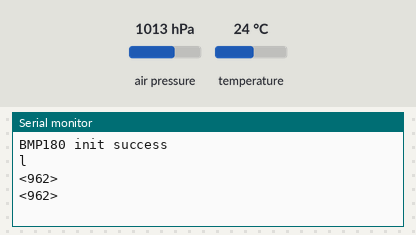
Simulated run of this sketch. Board: Arduino Uno, built with avr-gcc and run on an emulated ATmega328P. On the bench: the last lines printed to the serial monitor. Wiring (inferred from the names in the program): BMP180 pressure sensor at I2C address 0x77. The inputs (shaded band) are chosen by the test bench; at power-on: air pressure 1013 hPa, temperature 24 °C.

Above: at 6.2 s.
6.3 s: air pressure set to 952 hPa
7.8 s: temperature set to 12 °C
At 8.45 s:
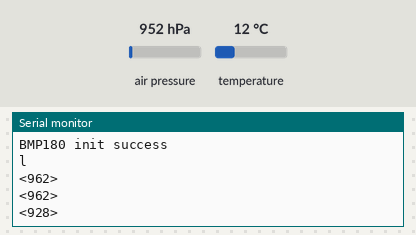
9.3 s: air pressure set to 975 hPa
At 10.9 s:
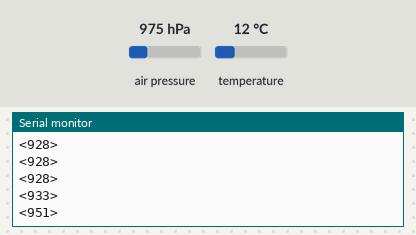
Timing chart, 0 to 12.4 s (numbered marks = the images above; inputs shaded):
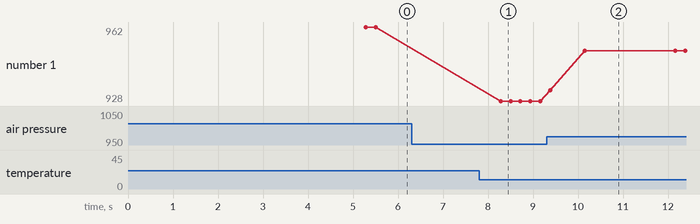

The sketch:

SFE_BMP180_Left.ino
```cpp
#include "SFE_BMP180.h"
#include <Wire.h>

int samples = 0;
int pressureThreshold = 850;
double pressureArray[10] = {0, 0, 0, 0, 0, 0, 0, 0, 0, 0};
int avgPressure = 1000;

SFE_BMP180 pressure;

void setup() {
  Serial.begin(9600);
  while (!Serial) {

    ; // wait for port to connect
  }

//  // Initialize the sensor (it is important to get calibration values stored on the device).
  if (pressure.begin()) {
    Serial.println("BMP180 init success");
  }
  else {
    // Oops, something went wrong, this is usually a connection problem,
    // see the comments at the top of this sketch for the proper connections.
    Serial.println("BMP180 init fail\n\n");
    while(1); // Pause forever.
  }

  delay(5000);
  Serial.println('l');
}

void loop() {
  char status;
  double T,P,p0,a;
  T = 1;

  status = pressure.startPressure(3);
  if (status != 0) {
    // Wait for the measurement to complete:
    delay(status);

    //try to read pressure
    if (pressure.getPressure(P,T) != 0) {

      pressureArray[0] = pressureArray[1];
      pressureArray[1] = pressureArray[2];
      pressureArray[2] = pressureArray[3];
      pressureArray[3] = pressureArray[4];
      pressureArray[4] = pressureArray[5];
      pressureArray[5] = pressureArray[6];
      pressureArray[6] = pressureArray[7];
      pressureArray[7] = pressureArray[8];
      pressureArray[8] = pressureArray[9];
      pressureArray[9] = P;

      //Compute Average
      double totalPressure = 0;
      double countPressure;

      for (int i = 0 ; i < 10 ; i++) {
        if (pressureArray[i] != 0) {
          countPressure = countPressure + 1;
          totalPressure = totalPressure + pressureArray[i];
        }
      }
      avgPressure = totalPressure/countPressure;
    }
  }
  // every 100 ms, send the status to python
  int tiempo = millis();
  if (tiempo % 10 == 0) {
    //Check if pressure is above or below threshold
    if (avgPressure < pressureThreshold) {
      //Serial.println('<'+String(1)+'>');
      Serial.println('<'+String(avgPressure)+'>');
    }
    else {
    //Serial.println('<'+String(0)+'>');
    Serial.println('<'+String(avgPressure)+'>');
    }
  }
}
```

SFE_BMP180.cpp
```cpp
// (licence header left out)
#include "SFE_BMP180.h"
#include <Wire.h>
#include <stdio.h>
#include <math.h>


SFE_BMP180::SFE_BMP180()
// Base library type
{
}


char SFE_BMP180::begin()
// Initialize library for subsequent pressure measurements
{
	double c3,c4,b1;

	// Start up the Arduino's "wire" (I2C) library:

	Wire.begin();

	// The BMP180 includes factory calibration data stored on the device.
	// Each device has different numbers, these must be retrieved and
	// used in the calculations when taking pressure measurements.

	// Retrieve calibration data from device:

	if (readInt(0xAA,AC1) &&
		readInt(0xAC,AC2) &&
		readInt(0xAE,AC3) &&
		readUInt(0xB0,AC4) &&
		readUInt(0xB2,AC5) &&
		readUInt(0xB4,AC6) &&
		readInt(0xB6,VB1) &&
		readInt(0xB8,VB2) &&
		readInt(0xBA,MB) &&
		readInt(0xBC,MC) &&
		readInt(0xBE,MD))
	{

		// All reads completed successfully!

		// If you need to check your math using known numbers,
		// you can uncomment one of these examples.
		// (The correct results are commented in the below functions.)

		// Example from Bosch datasheet
		// AC1 = 408; AC2 = -72; AC3 = -14383; AC4 = 32741; AC5 = 32757; AC6 = 23153;
		// B1 = 6190; B2 = 4; MB = -32768; MC = -8711; MD = 2868;

		// Example from http://wmrx00.sourceforge.net/Arduino/BMP180-Calcs.pdf
		// AC1 = 7911; AC2 = -934; AC3 = -14306; AC4 = 31567; AC5 = 25671; AC6 = 18974;
		// VB1 = 5498; VB2 = 46; MB = -32768; MC = -11075; MD = 2432;

		/*
		Serial.print("AC1: "); Serial.println(AC1);
		Serial.print("AC2: "); Serial.println(AC2);
		Serial.print("AC3: "); Serial.println(AC3);
		Serial.print("AC4: "); Serial.println(AC4);
		Serial.print("AC5: "); Serial.println(AC5);
		Serial.print("AC6: "); Serial.println(AC6);
		Serial.print("VB1: "); Serial.println(VB1);
		Serial.print("VB2: "); Serial.println(VB2);
		Serial.print("MB: "); Serial.println(MB);
		Serial.print("MC: "); Serial.println(MC);
		Serial.print("MD: "); Serial.println(MD);
		*/

		// Compute floating-point polynominals:

		c3 = 160.0 * pow(2,-15) * AC3;
		c4 = pow(10,-3) * pow(2,-15) * AC4;
		b1 = pow(160,2) * pow(2,-30) * VB1;
		c5 = (pow(2,-15) / 160) * AC5;
		c6 = AC6;
		mc = (pow(2,11) / pow(160,2)) * MC;
		md = MD / 160.0;
		x0 = AC1;
		x1 = 160.0 * pow(2,-13) * AC2;
		x2 = pow(160,2) * pow(2,-25) * VB2;
		y0 = c4 * pow(2,15);
		y1 = c4 * c3;
		y2 = c4 * b1;
		p0 = (3791.0 - 8.0) / 1600.0;
		p1 = 1.0 - 7357.0 * pow(2,-20);
		p2 = 3038.0 * 100.0 * pow(2,-36);

		/*
		Serial.println();
		Serial.print("c3: "); Serial.println(c3);
		Serial.print("c4: "); Serial.println(c4);
		Serial.print("c5: "); Serial.println(c5);
		Serial.print("c6: "); Serial.println(c6);
		Serial.print("b1: "); Serial.println(b1);
		Serial.print("mc: "); Serial.println(mc);
		Serial.print("md: "); Serial.println(md);
		Serial.print("x0: "); Serial.println(x0);
		Serial.print("x1: "); Serial.println(x1);
		Serial.print("x2: "); Serial.println(x2);
		Serial.print("y0: "); Serial.println(y0);
		Serial.print("y1: "); Serial.println(y1);
		Serial.print("y2: "); Serial.println(y2);
		Serial.print("p0: "); Serial.println(p0);
		Serial.print("p1: "); Serial.println(p1);
		Serial.print("p2: "); Serial.println(p2);
		*/

		// Success!
		return(1);
	}
	else
	{
		// Error reading calibration data; bad component or connection?
		return(0);
	}
}


char SFE_BMP180::readInt(char address, int &value)
// Read a signed integer (two bytes) from device
// address: register to start reading (plus subsequent register)
// value: external variable to store data (function modifies value)
{
	unsigned char data[2];

	data[0] = address;
	if (readBytes(data,2))
	{
		value = (((int)data[0]<<8)|(int)data[1]);
		//if (*value & 0x8000) *value |= 0xFFFF0000; // sign extend if negative
		return(1);
	}
	value = 0;
	return(0);
}


char SFE_BMP180::readUInt(char address, unsigned int &value)
// Read an unsigned integer (two bytes) from device
// address: register to start reading (plus subsequent register)
// value: external variable to store data (function modifies value)
{
	unsigned char data[2];

	data[0] = address;
	if (readBytes(data,2))
	{
		value = (((unsigned int)data[0]<<8)|(unsigned int)data[1]);
		return(1);
	}
	value = 0;
	return(0);
}


char SFE_BMP180::readBytes(unsigned char *values, char length)
// Read an array of bytes from device
// values: external array to hold data. Put starting register in values[0].
// length: number of bytes to read
{
	char x;

	Wire.beginTransmission(BMP180_ADDR);
	Wire.write(values[0]);
	_error = Wire.endTransmission();
	if (_error == 0)
	{
		Wire.requestFrom(BMP180_ADDR,length);
		while(Wire.available() != length) ; // wait until bytes are ready
		for(x=0;x<length;x++)
		{
			values[x] = Wire.read();
		}
		return(1);
	}
	return(0);
}


char SFE_BMP180::writeBytes(unsigned char *values, char length)
// Write an array of bytes to device
// values: external array of data to write. Put starting register in values[0].
// length: number of bytes to write
{
	char x;

	Wire.beginTransmission(BMP180_ADDR);
	Wire.write(values,length);
	_error = Wire.endTransmission();
	if (_error == 0)
		return(1);
	else
		return(0);
}


char SFE_BMP180::startTemperature(void)
// Begin a temperature reading.
// Will return delay in ms to wait, or 0 if I2C error
{
	unsigned char data[2], result;

	data[0] = BMP180_REG_CONTROL;
	data[1] = BMP180_COMMAND_TEMPERATURE;
	result = writeBytes(data, 2);
	if (result) // good write?
		return(5); // return the delay in ms (rounded up) to wait before retrieving data
	else
		return(0); // or return 0 if there was a problem communicating with the BMP
}


char SFE_BMP180::getTemperature(double &T)
// Retrieve a previously-started temperature reading.
// Requires begin() to be called once prior to retrieve calibration parameters.
// Requires startTemperature() to have been called prior and sufficient time elapsed.
// T: external variable to hold result.
// Returns 1 if successful, 0 if I2C error.
{
	unsigned char data[2];
	char result;
	double tu, a;

	data[0] = BMP180_REG_RESULT;

	result = readBytes(data, 2);
	if (result) // good read, calculate temperature
	{
		tu = (data[0] * 256.0) + data[1];

		//example from Bosch datasheet
		//tu = 27898;

		//example from http://wmrx00.sourceforge.net/Arduino/BMP085-Calcs.pdf
		//tu = 0x69EC;

		a = c5 * (tu - c6);
		T = a + (mc / (a + md));

		/*
		Serial.println();
		Serial.print("tu: "); Serial.println(tu);
		Serial.print("a: "); Serial.println(a);
		Serial.print("T: "); Serial.println(*T);
		*/
	}
	return(result);
}


char SFE_BMP180::startPressure(char oversampling)
// Begin a pressure reading.
// Oversampling: 0 to 3, higher numbers are slower, higher-res outputs.
// Will return delay in ms to wait, or 0 if I2C error.
{
	unsigned char data[2], result, delay;

	data[0] = BMP180_REG_CONTROL;

	switch (oversampling)
	{
		case 0:
			data[1] = BMP180_COMMAND_PRESSURE0;
			delay = 5;
		break;
		case 1:
			data[1] = BMP180_COMMAND_PRESSURE1;
			delay = 8;
		break;
		case 2:
			data[1] = BMP180_COMMAND_PRESSURE2;
			delay = 14;
		break;
		case 3:
			data[1] = BMP180_COMMAND_PRESSURE3;
			delay = 26;
		break;
		default:
			data[1] = BMP180_COMMAND_PRESSURE0;
			delay = 5;
		break;
	}
	result = writeBytes(data, 2);
	if (result) // good write?
		return(delay); // return the delay in ms (rounded up) to wait before retrieving data
	else
		return(0); // or return 0 if there was a problem communicating with the BMP
}


char SFE_BMP180::getPressure(double &P, double &T)
// Retrieve a previously started pressure reading, calculate abolute pressure in mbars.
// Requires begin() to be called once prior to retrieve calibration parameters.
// Requires startPressure() to have been called prior and sufficient time elapsed.
// Requires recent temperature reading to accurately calculate pressure.

// P: external variable to hold pressure.
// T: previously-calculated temperature.
// Returns 1 for success, 0 for I2C error.

// Note that calculated pressure value is absolute mbars, to compensate for altitude call sealevel().
{
	unsigned char data[3];
	char result;
	double pu,s,x,y,z;

	data[0] = BMP180_REG_RESULT;

	result = readBytes(data, 3);
	if (result) // good read, calculate pressure
	{
		pu = (data[0] * 256.0) + data[1] + (data[2]/256.0);

		//example from Bosch datasheet
		//pu = 23843;

		//example from http://wmrx00.sourceforge.net/Arduino/BMP085-Calcs.pdf, pu = 0x982FC0;
		//pu = (0x98 * 256.0) + 0x2F + (0xC0/256.0);

		s = T - 25.0;
		x = (x2 * pow(s,2)) + (x1 * s) + x0;
		y = (y2 * pow(s,2)) + (y1 * s) + y0;
		z = (pu - x) / y;
		P = (p2 * pow(z,2)) + (p1 * z) + p0;

		/*
		Serial.println();
		Serial.print("pu: "); Serial.println(pu);
		Serial.print("T: "); Serial.println(*T);
		Serial.print("s: "); Serial.println(s);
		Serial.print("x: "); Serial.println(x);
		Serial.print("y: "); Serial.println(y);
		Serial.print("z: "); Serial.println(z);
		Serial.print("P: "); Serial.println(*P);
		*/
	}
	return(result);
}


double SFE_BMP180::sealevel(double P, double A)
// Given a pressure P (mb) taken at a specific altitude (meters),
// return the equivalent pressure (mb) at sea level.
// This produces pressure readings that can be used for weather measurements.
{
	return(P/pow(1-(A/44330.0),5.255));
}


double SFE_BMP180::altitude(double P, double P0)
// Given a pressure measurement P (mb) and the pressure at a baseline P0 (mb),
// return altitude (meters) above baseline.
{
	return(44330.0*(1-pow(P/P0,1/5.255)));
}


char SFE_BMP180::getError(void)
	// If any library command fails, you can retrieve an extended
	// error code using this command. Errors are from the wire library:
	// 0 = Success
	// 1 = Data too long to fit in transmit buffer
	// 2 = Received NACK on transmit of address
	// 3 = Received NACK on transmit of data
	// 4 = Other error
{
	return(_error);
}
```

SFE_BMP180.h
```cpp
// (licence header left out)
#ifndef SFE_BMP180_h
#define SFE_BMP180_h

#if defined(ARDUINO) && ARDUINO >= 100
#include "Arduino.h"
#else
#include "WProgram.h"
#endif

class SFE_BMP180
{
	public:
		SFE_BMP180(); // base type

		char begin();
			// call pressure.begin() to initialize BMP180 before use
			// returns 1 if success, 0 if failure (bad component or I2C bus shorted?)

		char startTemperature(void);
			// command BMP180 to start a temperature measurement
			// returns (number of ms to wait) for success, 0 for fail

		char getTemperature(double &T);
			// return temperature measurement from previous startTemperature command
			// places returned value in T variable (deg C)
			// returns 1 for success, 0 for fail

		char startPressure(char oversampling);
			// command BMP180 to start a pressure measurement
			// oversampling: 0 - 3 for oversampling value
			// returns (number of ms to wait) for success, 0 for fail

		char getPressure(double &P, double &T);
			// return absolute pressure measurement from previous startPressure command
			// note: requires previous temperature measurement in variable T
			// places returned value in P variable (mbar)
			// returns 1 for success, 0 for fail

		double sealevel(double P, double A);
			// convert absolute pressure to sea-level pressure (as used in weather data)
			// P: absolute pressure (mbar)
			// A: current altitude (meters)
			// returns sealevel pressure in mbar

		double altitude(double P, double P0);
			// convert absolute pressure to altitude (given baseline pressure; sea-level, runway, etc.)
			// P: absolute pressure (mbar)
			// P0: fixed baseline pressure (mbar)
			// returns signed altitude in meters

		char getError(void);
			// If any library command fails, you can retrieve an extended
			// error code using this command. Errors are from the wire library:
			// 0 = Success
			// 1 = Data too long to fit in transmit buffer
			// 2 = Received NACK on transmit of address
			// 3 = Received NACK on transmit of data
			// 4 = Other error

	private:

		char readInt(char address, int &value);
			// read an signed int (16 bits) from a BMP180 register
			// address: BMP180 register address
			// value: external signed int for returned value (16 bits)
			// returns 1 for success, 0 for fail, with result in value

		char readUInt(char address, unsigned int &value);
			// read an unsigned int (16 bits) from a BMP180 register
			// address: BMP180 register address
			// value: external unsigned int for returned value (16 bits)
			// returns 1 for success, 0 for fail, with result in value

		char readBytes(unsigned char *values, char length);
			// read a number of bytes from a BMP180 register
			// values: array of char with register address in first location [0]
			// length: number of bytes to read back
			// returns 1 for success, 0 for fail, with read bytes in values[] array

		char writeBytes(unsigned char *values, char length);
			// write a number of bytes to a BMP180 register (and consecutive subsequent registers)
			// values: array of char with register address in first location [0]
			// length: number of bytes to write
			// returns 1 for success, 0 for fail

		int AC1,AC2,AC3,VB1,VB2,MB,MC,MD;
		unsigned int AC4,AC5,AC6;
		double c5,c6,mc,md,x0,x1,x2,y0,y1,y2,p0,p1,p2;
		char _error;
};

#define BMP180_ADDR 0x77 // 7-bit address

#define	BMP180_REG_CONTROL 0xF4
#define	BMP180_REG_RESULT 0xF6

#define	BMP180_COMMAND_TEMPERATURE 0x2E
#define	BMP180_COMMAND_PRESSURE0 0x34
#define	BMP180_COMMAND_PRESSURE1 0x74
#define	BMP180_COMMAND_PRESSURE2 0xB4
#define	BMP180_COMMAND_PRESSURE3 0xF4

#endif
```

Measured:
- after the input at 7.8 s, the serial monitor: prints a new line after 0.48 s (image 1)
- after the input at 9.3 s, the serial monitor: prints a new line after 0.08 s (image 2)
- plotted number 1: 962 → 928 after the input at 7.8 s, 928 → 951 after the input at 9.3 s
